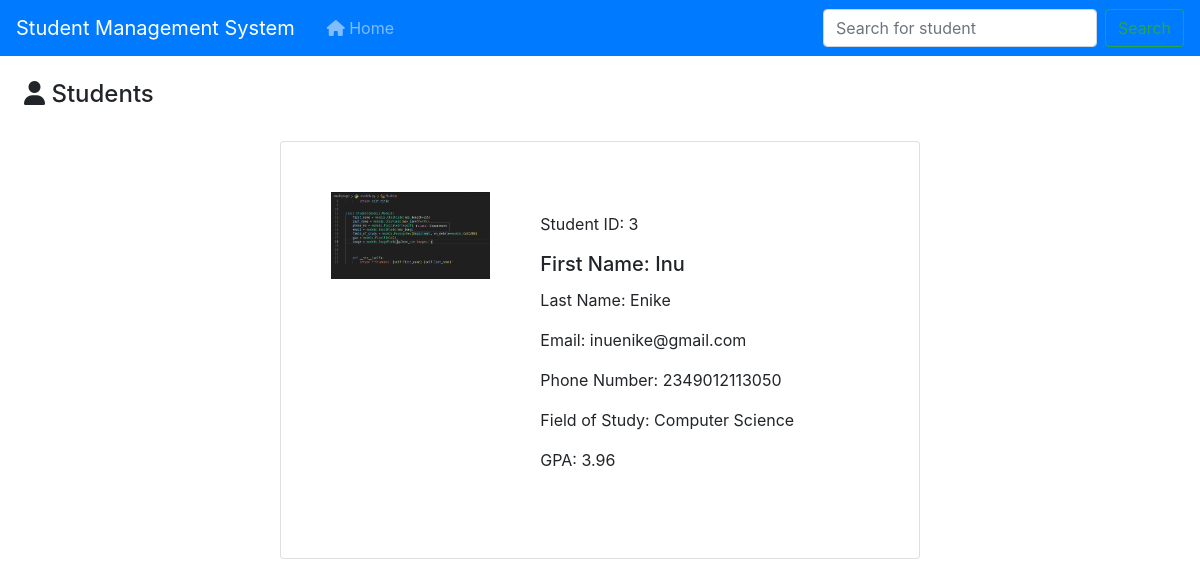
Screenshot of /details/3 with the database file from the repository.
### studentapp/models.py (models this page shows, shortened)
class Student(models.Model):
    first_name = models.CharField(max_length=255)
    last_name = models.CharField(max_length=255)
    phone_no = models.PositiveIntegerField()
    email = models.EmailField(max_length=256)
    field_of_study = models.ForeignKey(Department, on_delete=models.CASCADE)
    gpa = models.FloatField()
    image = models.ImageField(upload_to='images/')

class Department(models.Model):
    title = models.CharField(max_length=255)
    def __str__(self):
        return self.title

### studentapp/views.py (the view)
# urls.py: path('details/<int:id>', views.details, name='details'),
def details(request, id):
    student = Student.objects.get(pk=id)
    return render(request, 'details.html', {'student' : student})

### templates/details.html (shortened to what this page needs)
{% load static %}
<!DOCTYPE html>
<html lang="en">
<head>
    <link rel="stylesheet" href="{% static 'dist/css/bootstrap.min.css'%}">
</head>
<nav class="navbar navbar-expand-lg navbar-dark bg-primary">
    <a class="navbar-brand" href="#">Student Management System</a>
    <div class="collapse navbar-collapse pl-2" id="navbarSupportedContent">
        <ul class="navbar-nav mr-auto">
            <li class="nav-item ">
                <a class="nav-link" href="{% url 'index' %}"><i class="fa-solid fa-house"></i> Home </a>
            </li>
        </ul>
        <form class="form-inline my-2 my-lg-0">
            <input class="form-control mr-sm-2" type="search" placeholder="Search for student" aria-label="Search">
            <button class="btn btn-outline-success my-2 my-sm-0" type="submit">Search</button>
        </form>
    </div>
</nav>
<h4 class="font-bold-500 p-4"><i class="fa-solid fa-user"></i> Students</h4>
<div class="container">
    <div class="card mb-3" style="max-width: 640px; padding: 50px; margin: auto;">
        <div class="row g-0">
            <div class="col-md-4 ">
                <img src="{{student.image.url}}" class="img-fluid rounded-start" alt="...">
            </div>
            <div class="col-md-8">
                <div class="card-body">
                    <p class="card-text">Student ID: {{student.id}}</p>
                    <h5 class="card-title">First Name: {{student.first_name}}</h5>
                    <p class="card-text">Last Name: {{student.last_name}}</p>
                    <p>Email: {{student.email}}</p>
                    <p>Phone Number: {{student.phone_no}}</p>
                    <p>Field of Study: {{student.field_of_study}}</p>
                    <p>GPA: {{student.gpa}}</p>
                </div>
            </div>
        </div>
    </div>
</div>
</body>
</html>

### rows the page displays
Student: image (picture), id "3", first_name "Inu", last_name "Enike", email "inuenike@gmail.com", phone_no "2349012113050", field_of_study "Computer Science", gpa "3.96"
